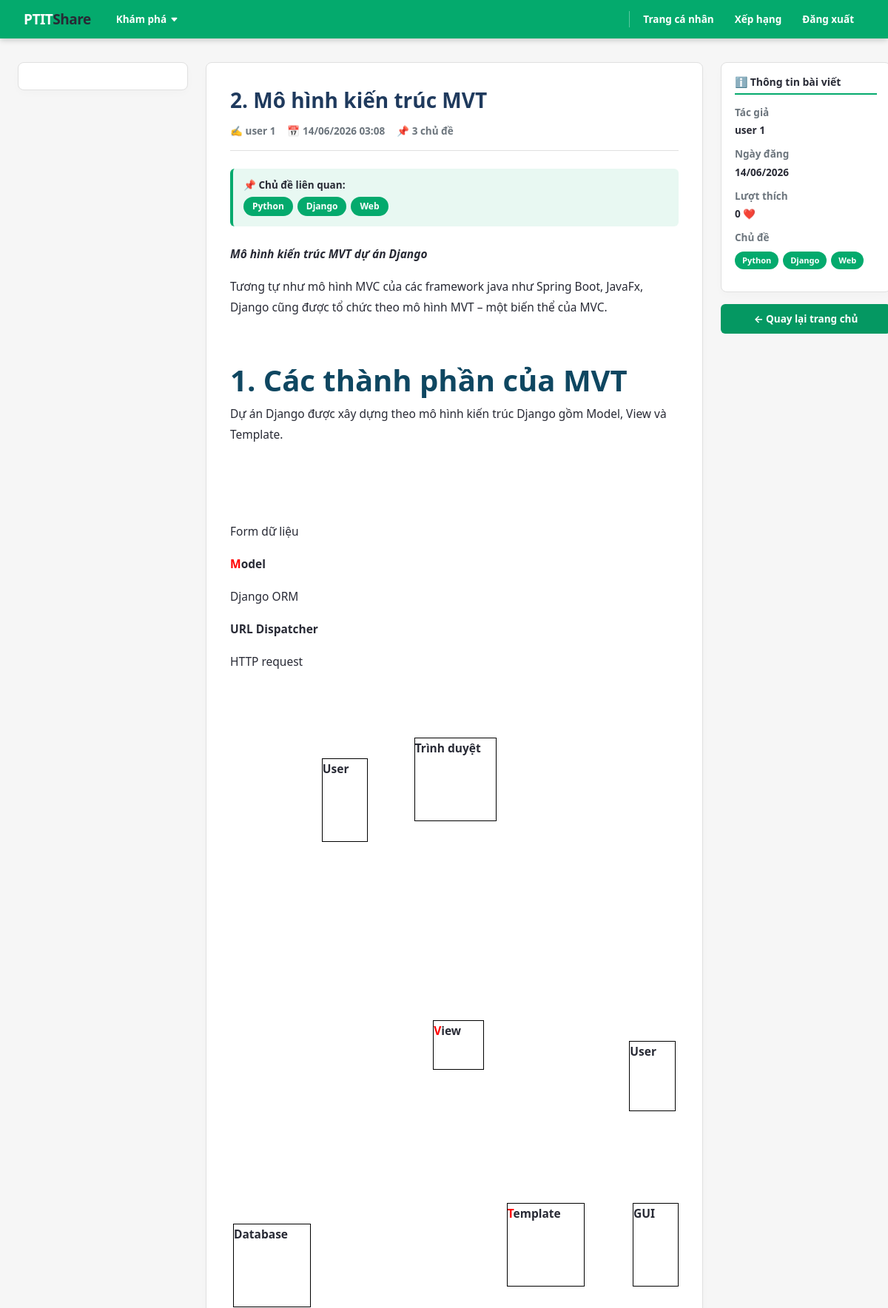
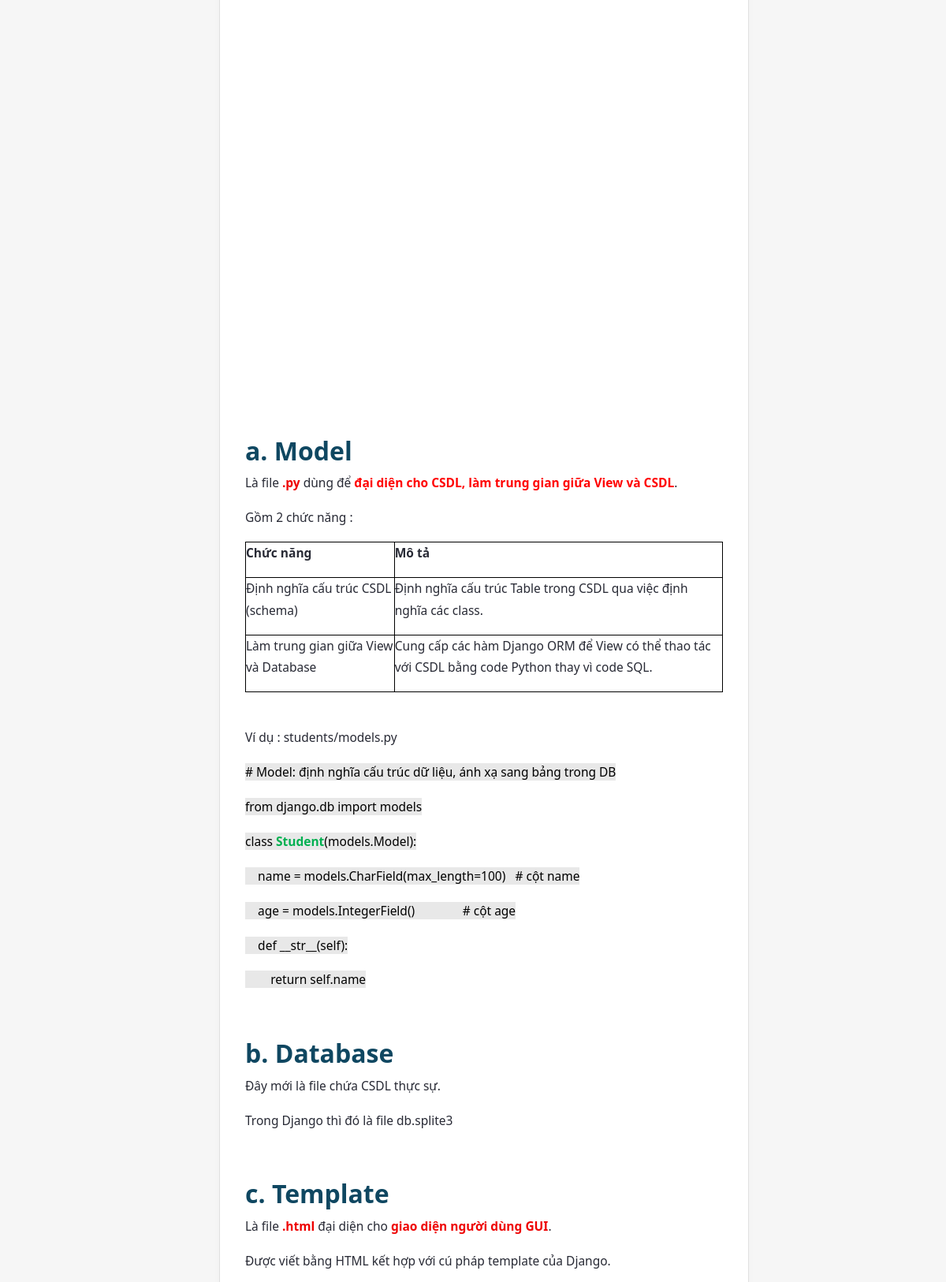
Page /blog/articles/2/ (signed in, upper part) on the committed database (2 pictures, top to bottom).
### blog/models.py (models this page shows, shortened)
class Article(models.Model):
    title = models.CharField(max_length=255)
    like = models.IntegerField(default=0)
    content = RichTextField()
    author = models.ForeignKey(User, on_delete=models.CASCADE)
    topic = models.ManyToManyField(Topic, blank=True)
    created_at = models.DateTimeField(auto_now_add=True)

class User(AbstractUser):
    GENDER_CHOICES = [
        ('Nam', 'Nam'),
        ('Nữ', 'Nữ'),
    ]
    name = models.CharField()
    gender = models.CharField(max_length=10, choices=GENDER_CHOICES)
    birth = models.DateField(null=True, blank=True)
    email = models.EmailField(unique=True)
    mark = models.IntegerField(default=0)

class Topic(models.Model):
    name = models.CharField(max_length=255, unique=True)

### blog/views.py (the view, shortened to what this page needs)
# urls.py: path('articles/<int:article_id>/', views.article_detail, name='article'),
@login_required(login_url='blog:login')
def article_detail(request, article_id):
    if request.method == 'GET':
        article = get_object_or_404(Article, id=article_id)
        comments = Comment.objects.filter(article=article).order_by('-created_at')
        user_liked_article = False
        if request.user.is_authenticated:
            user_liked_article = Like.objects.filter(user=request.user, article=article).exists()
        k = Article_List.objects.filter(article=article)
        this_series = k[0].series if len(k)>0 else None
        article_list = Article_List.objects.filter(series=this_series).order_by('id')
        articles_series = [i.article for i in article_list]
        context = {
            'article': article,
            'comments': comments,
            'user_liked_article': user_liked_article,
            'comment_form': CommentForm(),
            'series': Series.objects.filter(author=request.user),
            'articles': articles_series,
            'this_series': this_series,
        }
        return render(request, 'articles/article.html', context)

### blog/templates/articles/article.html (shortened to what this page needs)
<!DOCTYPE html>
<html lang="vi">
<head>
    <link rel="stylesheet" href="https://cdn.jsdelivr.net/npm/bootstrap@5.3.2/dist/css/bootstrap.min.css">
</head>
<body>
<nav class="navbar">
    <a class="nav-logo" href="#">PTIT<span>Share</span></a>
    <div class="nav-dropdown">
        <div class="nav-dropdown-btn">
            Khám phá
            <svg xmlns="http://www.w3.org/2000/svg" width="11" height="11" fill="currentColor" viewBox="0 0 16 16">
                <path d="M7.247 11.14 2.451 5.658C1.885 5.013 2.345 4 3.204 4h9.592a1 1 0 0 1 .753 1.659l-4.796 5.48a1 1 0 0 1-1.506 0z"/>
            </svg>
        </div>
    </div>
    <a href="{% url 'blog:this_user' %}" class="nav-link">Trang cá nhân</a>
    <a href="{% url 'blog:user-list' %}" class="nav-link">Xếp hạng</a>
    <a href="{% url 'blog:logout' %}" class="nav-link">Đăng xuất</a>
</nav>
<div class="container">
    <aside class="sidebar">
        <div class="sidebar-box">
        </div>
    </aside>
    <main class="main-content">
        <div class="article-header">
            <h1>{{ article.title }}</h1>
            <div class="article-meta">
                <span>✍️ <strong>{{ article.author.name }}</strong></span>
                <span>📅 {{ article.created_at|date:"d/m/Y H:i" }}</span>
                <span>📌 {{ article.topic.count }} chủ đề</span>
            </div>
        </div>
        {% if article.topic.all %}
            <div class="topic-section">
                <h4>📌 Chủ đề liên quan:</h4>
                <div class="topic-list">
                    {% for topic in article.topic.all %}
                        <a href="{% url 'blog:filter' %}?topics={{ topic.id }}" class="topic-tag">{{ topic.name }}</a>
                    {% endfor %}
                </div>
            </div>
        {% endif %}
        <div class="article-body">
            {{ article.content|safe }}
        </div>
    </main>
    <aside class="sidebar">
        <div class="sidebar-box">
            <h3>ℹ️ Thông tin bài viết</h3>
            <div class="sidebar-item">
                <label>Tác giả</label>
                <a href="{% url 'blog:user' article.author.id %}">{{ article.author.name }}</a>
            </div>
            <div class="sidebar-item">
                <label>Ngày đăng</label>
                <span>{{ article.created_at|date:"d/m/Y" }}</span>
            </div>
            <div class="sidebar-item">
                <label>Lượt thích</label>
                <span>{{ article.likes.count }} ❤️</span>
            </div>
            {% if article.topic.all %}
                <div class="sidebar-item">
                    <label>Chủ đề</label>
                    <div style="margin-top: 8px; display: flex; flex-wrap: wrap; gap: 6px;">
                        {% for t in article.topic.all %}
                            <a href="{% url 'blog:filter' %}?topics={{ t.id }}" class="topic-tag" style="font-size: 11px; padding: 4px 10px;">{{ t.name }}</a>
                        {% endfor %}
                    </div>
                </div>
            {% endif %}
        </div>
        <a href="{% url 'blog:home' %}" class="back-btn">← Quay lại trang chủ</a>
    </aside>
</div>
</body>
</html>

### blog/templates/articles/article.html (style rules this page uses)
:root { --green: #04AA6D; --green-dark: #059862; --green-light: #e8f8f2; --dark: #282A35; --gray-bg: #f6f6f6; --border: #e0e0e0; --muted: #6c757d; }
*, *::before, *::after { box-sizing: border-box; margin: 0; padding: 0; }
body { font-family: var(--bs-body-font-family); background: var(--gray-bg); color: var(--dark); min-height: 100vh; display: flex; flex-direction: column; }
.navbar { background: var(--green); height: 52px; display: flex; align-items: center; padding: 0 32px; position: sticky; top: 0; z-index: 100; box-shadow: 0 2px 8px rgba(0,0,0,.2); }
.nav-logo { font-size: 19px; font-weight: 700; color: #fff; text-decoration: none; margin-right: 20px; letter-spacing: -.5px; white-space: nowrap; }
.nav-logo span { color: var(--dark); }
.nav-dropdown { position: relative; }
.nav-dropdown-btn { display: flex; align-items: center; gap: 5px; color: #fff; font-size: 13.5px; font-weight: 700; padding: 0 14px; height: 52px; cursor: pointer; user-select: none; transition: background .15s; }
.nav-dropdown-btn svg { transition: transform .2s; }
.nav-link { color: #fff; text-decoration: none; font-size: 13.5px; font-weight: 700; padding: 0 14px; height: 52px; display: flex; align-items: center; transition: background .15s; white-space: nowrap; }
.container { max-width: 1300px; margin: 32px auto; padding: 0 24px; display: grid; grid-template-columns: 230px 1fr 230px; gap: 24px; flex: 1; }
.main-content { background: white; padding: 32px; border-radius: 8px; border: 1px solid var(--border); box-shadow: 0 4px 12px rgba(0, 0, 0, 0.02); }
.article-header { margin-bottom: 24px; padding-bottom: 16px; border-bottom: 1px solid var(--border); }
.article-header h1 { font-size: 28px; font-weight: 800; color: #1f3a5d; margin-bottom: 12px; line-height: 1.35; }
.article-meta { display: flex; gap: 16px; flex-wrap: wrap; color: var(--muted); font-size: 13.5px; font-weight: 600; }
.article-body { font-size: 15.5px; line-height: 1.8; margin-bottom: 32px; color: var(--dark); }
.topic-section { margin-bottom: 24px; padding: 14px; background: var(--green-light); border-left: 4px solid var(--green); border-radius: 6px; }
.topic-section h4 { color: var(--dark); margin-bottom: 8px; font-size: 13.5px; font-weight: 700; }
.topic-list { display: flex; flex-wrap: wrap; gap: 6px; }
.topic-tag { display: inline-block; background: var(--green); color: white !important; padding: 4px 12px; border-radius: 20px; font-size: 12px; font-weight: 700; text-decoration: none; transition: background 0.15s; }
.sidebar { display: flex; flex-direction: column; gap: 16px; }
.sidebar-box { background: white; padding: 18px; border-radius: 8px; border: 1px solid var(--border); box-shadow: 0 4px 12px rgba(0, 0, 0, 0.02); }
.sidebar-box h3 { font-size: 14px; font-weight: 800; color: var(--dark); margin-bottom: 14px; padding-bottom: 6px; border-bottom: 2px solid var(--green); }
.sidebar-item { margin-bottom: 12px; font-size: 13.5px; }
.sidebar-item label { color: var(--muted); font-weight: 700; display: block; margin-bottom: 4px; }
.sidebar-item span, .sidebar-item a { color: var(--dark); font-weight: 700; text-decoration: none; }
.back-btn { display: block; padding: 10px 14px; background: var(--green-dark); color: white !important; text-decoration: none; text-align: center; border-radius: 6px; font-size: 13.5px; font-weight: 700; transition: background 0.15s; width: 100%; border: none; }

### rows in the picture
Article: title "2. Mô hình kiến trúc MVT", author.name "user 1", created_at "14/06/2026 03:08", topic.count "3", content "Mô hình kiến trúc MVT dự án Django Tương tự như mô hình MVC của các framework java như Spring Boot, JavaFx, Django cũng được tổ chức theo mô hình MVT – một biến thể của MVC. 1. Các thành phần của MVT Dự án Django được xây dựng theo mô hình kiến trúc Django gồm Model, View và Template. Form dữ liệu M odel Django ORM U RL Dispatcher HTTP request Trình duyệt User V iew User T emplate GUI Database a . Model Là file .py dùng để đại diện cho CSDL, làm trung gian giữa View và CSDL . Gồm 2 chức năng : Chức năng Mô tả Định nghĩa cấu trúc CSDL (schema) Định nghĩa cấu trúc Table trong CSDL qua việc định nghĩa các class. Làm trung gian giữa View và Database Cung cấp các hàm Django ORM để View có thể…", created_at "14/06/2026", likes.count "0"
Topic: name "Python"
Topic: name "Django"
Topic: name "Web"
